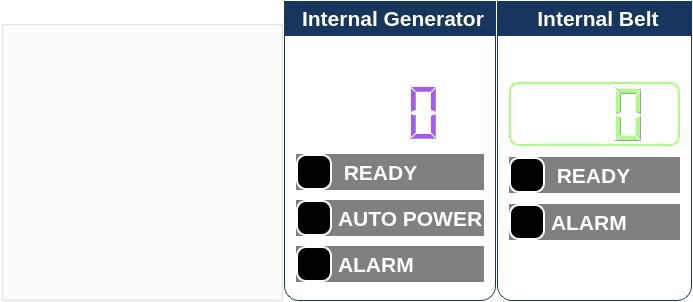
          <widget class="QWidget" name="pageMain_Gen2">
           <property name="styleSheet">
            <string notr="true">background-color: rgba(0, 0, 0, 0%);</string>
           </property>
           <layout class="QHBoxLayout" name="horizontalLayout_5">
            <property name="spacing">
             <number>1</number>
            </property>
            <property name="leftMargin">
             <number>1</number>
            </property>
            <property name="topMargin">
             <number>1</number>
            </property>
            <property name="rightMargin">
             <number>1</number>
            </property>
            <property name="bottomMargin">
             <number>1</number>
            </property>
            <item>
             <widget class="QGroupBox" name="groupBox_Chart2">
              <property name="sizePolicy">
               <sizepolicy hsizetype="Preferred" vsizetype="Preferred">
                <horstretch>0</horstretch>
                <verstretch>0</verstretch>
               </sizepolicy>
              </property>
              <property name="minimumSize">
               <size>
                <width>0</width>
                <height>300</height>
               </size>
              </property>
              <property name="font">
               <font>
                <pointsize>12</pointsize>
                <weight>75</weight>
                <bold>true</bold>
               </font>
              </property>
              <property name="styleSheet">
               <string notr="true">color: rgb(255, 255, 255);
background-color: rgba(255, 255, 255, 0%);</string>
              </property>
              <property name="title">
               <string>Internal Generator - Power Graph</string>
              </property>
             </widget>
            </item>
            <item>
             <widget class="QGroupBox" name="groupGen2">
              <property name="maximumSize">
               <size>
                <width>256</width>
                <height>16777215</height>
               </size>
              </property>
              <property name="font">
               <font>
                <pointsize>16</pointsize>
                <weight>75</weight>
                <bold>true</bold>
               </font>
              </property>
              <property name="styleSheet">
               <string notr="true">QGroupBox {
    border: 1px solid gray;
    border-color: #FF17365D;
    margin-top: 27px;
    border-bottom-left-radius: 15px;
    border-bottom-right-radius: 15px;
}

QGroupBox::title {
    subcontrol-origin: margin;
    subcontrol-position: top center;
    border-top-left-radius: 15px;
    border-top-right-radius: 15px;
    padding: 5px 30px;
    background-color: #FF17365D;
    color: rgb(255, 255, 255);
}</string>
              </property>
              <property name="title">
               <string>Internal Generator</string>
              </property>
              <layout class="QVBoxLayout" name="verticalLayout_4">
               <item>
                <widget class="QLabel" name="label_5">
                 <property name="sizePolicy">
                  <sizepolicy hsizetype="Preferred" vsizetype="Fixed">
                   <horstretch>0</horstretch>
                   <verstretch>0</verstretch>
                  </sizepolicy>
                 </property>
                 <property name="font">
                  <font>
                   <pointsize>16</pointsize>
                   <weight>50</weight>
                   <italic>true</italic>
                   <bold>false</bold>
                  </font>
                 </property>
                 <property name="styleSheet">
                  <string notr="true">color: rgb(170, 255, 127);
color: rgb(255, 255, 255);</string>
                 </property>
                 <property name="text">
                  <string>Actual Power [%]:</string>
                 </property>
                </widget>
               </item>
               <item>
                <widget class="QLCDNumber" name="lcdPower2">
                 <property name="sizePolicy">
                  <sizepolicy hsizetype="Minimum" vsizetype="Fixed">
                   <horstretch>0</horstretch>
                   <verstretch>0</verstretch>
                  </sizepolicy>
                 </property>
                 <property name="minimumSize">
                  <size>
                   <width>0</width>
                   <height>64</height>
                  </size>
                 </property>
                 <property name="styleSheet">
                  <string notr="true">color: rgb(170, 85, 255);
border: 2px solid  rgb(255, 255, 255);
border-radius: 10px;
padding: 0 8px;</string>
                 </property>
                 <property name="smallDecimalPoint">
                  <bool>true</bool>
                 </property>
                 <property name="digitCount">
                  <number>3</number>
                 </property>
                </widget>
               </item>
               <item>
                <widget class="QRadioButton" name="ledGen2_Ready">
                 <property name="enabled">
                  <bool>false</bool>
                 </property>
                 <property name="font">
                  <font>
                   <pointsize>16</pointsize>
                   <weight>75</weight>
                   <bold>true</bold>
                  </font>
                 </property>
                 <property name="styleSheet">
                  <string notr="true">QRadioButton {
    background-color:       gray;
    color:                  		white;
}

QRadioButton::indicator {
    width:                  32px;
    height:                 32px;
    border-radius:          10px;
}

QRadioButton::indicator:checked {
    background-color:       green;
    border:                 2px solid white;
}

QRadioButton::indicator:unchecked {
    background-color:       black;
    border:                 2px solid white;
}</string>
                 </property>
                 <property name="text">
                  <string> READY</string>
                 </property>
                 <property name="autoExclusive">
                  <bool>false</bool>
                 </property>
                </widget>
               </item>
               <item>
                <widget class="QRadioButton" name="ledGen2_Automatic">
                 <property name="enabled">
                  <bool>false</bool>
                 </property>
                 <property name="font">
                  <font>
                   <pointsize>16</pointsize>
                   <weight>75</weight>
                   <bold>true</bold>
                  </font>
                 </property>
                 <property name="styleSheet">
                  <string notr="true">QRadioButton {
    background-color:       gray;
    color:                  		white;
}

QRadioButton::indicator {
    width:                  32px;
    height:                 32px;
    border-radius:          10px;
}

QRadioButton::indicator:checked {
    background-color:       green;
    border:                 2px solid white;
}

QRadioButton::indicator:unchecked {
    background-color:       black;
    border:                 2px solid white;
}</string>
                 </property>
                 <property name="text">
                  <string>AUTO POWER</string>
                 </property>
                 <property name="checkable">
                  <bool>true</bool>
                 </property>
                 <property name="autoExclusive">
                  <bool>false</bool>
                 </property>
                </widget>
               </item>
               <item>
                <widget class="QRadioButton" name="ledGen2_Alarm">
                 <property name="enabled">
                  <bool>false</bool>
                 </property>
                 <property name="font">
                  <font>
                   <pointsize>16</pointsize>
                   <weight>75</weight>
                   <bold>true</bold>
                  </font>
                 </property>
                 <property name="styleSheet">
                  <string notr="true">QRadioButton {
    background-color:       gray;
    color:                  		white;
}

QRadioButton::indicator {
    width:                  32px;
    height:                 32px;
    border-radius:          10px;
}

QRadioButton::indicator:checked {
    background-color:       red;
    border:                 2px solid white;
}

QRadioButton::indicator:unchecked {
    background-color:       black;
    border:                 2px solid white;
}</string>
                 </property>
                 <property name="text">
                  <string>ALARM</string>
                 </property>
                 <property name="autoExclusive">
                  <bool>false</bool>
                 </property>
                </widget>
               </item>
              </layout>
             </widget>
            </item>
            <item>
             <widget class="QGroupBox" name="groupStrip2">
              <property name="maximumSize">
               <size>
                <width>256</width>
                <height>16777215</height>
               </size>
              </property>
              <property name="font">
               <font>
                <pointsize>16</pointsize>
                <weight>75</weight>
                <bold>true</bold>
               </font>
              </property>
              <property name="styleSheet">
               <string notr="true">QGroupBox {
    border: 1px solid gray;
    border-color: #FF17365D;
    margin-top: 27px;
    border-bottom-left-radius: 15px;
    border-bottom-right-radius: 15px;
}

QGroupBox::title {
    subcontrol-origin: margin;
    subcontrol-position: top center;
    border-top-left-radius: 15px;
    border-top-right-radius: 15px;
    padding: 5px 50px;
    background-color: #FF17365D;
    color: rgb(255, 255, 255);
}</string>
              </property>
              <property name="title">
               <string>Internal Belt</string>
              </property>
              <layout class="QGridLayout" name="gridLayout_5">
               <item row="3" column="0" colspan="2">
                <widget class="QRadioButton" name="ledStrip2_Alarm">
                 <property name="enabled">
                  <bool>false</bool>
                 </property>
                 <property name="font">
                  <font>
                   <pointsize>16</pointsize>
                   <weight>75</weight>
                   <bold>true</bold>
                  </font>
                 </property>
                 <property name="styleSheet">
                  <string notr="true">QRadioButton {
    background-color:       gray;
    color:                  		white;
}

QRadioButton::indicator {
    width:                  32px;
    height:                 32px;
    border-radius:          10px;
}

QRadioButton::indicator:checked {
    background-color:       red;
    border:                 2px solid white;
}

QRadioButton::indicator:unchecked {
    background-color:       black;
    border:                 2px solid white;
}</string>
                 </property>
                 <property name="text">
                  <string>ALARM</string>
                 </property>
                 <property name="autoExclusive">
                  <bool>false</bool>
                 </property>
                </widget>
               </item>
               <item row="0" column="0" colspan="2">
                <widget class="QLabel" name="label_7">
                 <property name="sizePolicy">
                  <sizepolicy hsizetype="Preferred" vsizetype="Fixed">
                   <horstretch>0</horstretch>
                   <verstretch>0</verstretch>
                  </sizepolicy>
                 </property>
                 <property name="font">
                  <font>
                   <pointsize>16</pointsize>
                   <weight>50</weight>
                   <italic>true</italic>
                   <bold>false</bold>
                  </font>
                 </property>
                 <property name="styleSheet">
                  <string notr="true">color: rgb(170, 255, 127);
color: rgb(255, 255, 255);</string>
                 </property>
                 <property name="text">
                  <string>Actual Torque [%]:</string>
                 </property>
                </widget>
               </item>
               <item row="2" column="0" colspan="2">
                <widget class="QRadioButton" name="ledStrip2_Ready">
                 <property name="enabled">
                  <bool>false</bool>
                 </property>
                 <property name="font">
                  <font>
                   <pointsize>16</pointsize>
                   <weight>75</weight>
                   <bold>true</bold>
                  </font>
                 </property>
                 <property name="styleSheet">
                  <string notr="true">QRadioButton {
    background-color:       gray;
    color:                  		white;
}

QRadioButton::indicator {
    width:                  32px;
    height:                 32px;
    border-radius:          10px;
}

QRadioButton::indicator:checked {
    background-color:       green;
    border:                 2px solid white;
}

QRadioButton::indicator:unchecked {
    background-color:       black;
    border:                 2px solid white;
}</string>
                 </property>
                 <property name="text">
                  <string> READY</string>
                 </property>
                 <property name="autoExclusive">
                  <bool>false</bool>
                 </property>
                </widget>
               </item>
               <item row="4" column="1">
                <widget class="QLabel" name="lblError_IntRoll">
                 <property name="sizePolicy">
                  <sizepolicy hsizetype="Preferred" vsizetype="Fixed">
                   <horstretch>0</horstretch>
                   <verstretch>0</verstretch>
                  </sizepolicy>
                 </property>
                 <property name="maximumSize">
                  <size>
                   <width>16777215</width>
                   <height>32</height>
                  </size>
                 </property>
                 <property name="font">
                  <font>
                   <pointsize>16</pointsize>
                  </font>
                 </property>
                 <property name="styleSheet">
                  <string notr="true">background-color: rgba(255, 255, 255, 0%);
color: white;</string>
                 </property>
                 <property name="text">
                  <string>0</string>
                 </property>
                </widget>
               </item>
               <item row="4" column="0">
                <widget class="QLabel" name="label_21">
                 <property name="sizePolicy">
                  <sizepolicy hsizetype="Preferred" vsizetype="Fixed">
                   <horstretch>0</horstretch>
                   <verstretch>0</verstretch>
                  </sizepolicy>
                 </property>
                 <property name="maximumSize">
                  <size>
                   <width>16777215</width>
                   <height>32</height>
                  </size>
                 </property>
                 <property name="font">
                  <font>
                   <pointsize>16</pointsize>
                  </font>
                 </property>
                 <property name="styleSheet">
                  <string notr="true">background-color: rgba(255, 255, 255, 0%);
color: white;</string>
                 </property>
                 <property name="text">
                  <string>Error N:</string>
                 </property>
                 <property name="alignment">
                  <set>Qt::AlignRight|Qt::AlignTrailing|Qt::AlignVCenter</set>
                 </property>
                </widget>
               </item>
               <item row="1" column="0" colspan="2">
                <widget class="QLCDNumber" name="lcdTorque2">
                 <property name="sizePolicy">
                  <sizepolicy hsizetype="Minimum" vsizetype="Fixed">
                   <horstretch>0</horstretch>
                   <verstretch>0</verstretch>
                  </sizepolicy>
                 </property>
                 <property name="minimumSize">
                  <size>
                   <width>0</width>
                   <height>64</height>
                  </size>
                 </property>
                 <property name="styleSheet">
                  <string notr="true">color: rgb(170, 255, 127);
border: 2px solid rgb(170, 255, 127);
border-radius: 10px;
padding: 0 8px;


</string>
                 </property>
                 <property name="smallDecimalPoint">
                  <bool>true</bool>
                 </property>
                 <property name="digitCount">
                  <number>3</number>
                 </property>
                </widget>
               </item>
              </layout>
             </widget>
            </item>
           </layout>
          </widget>
